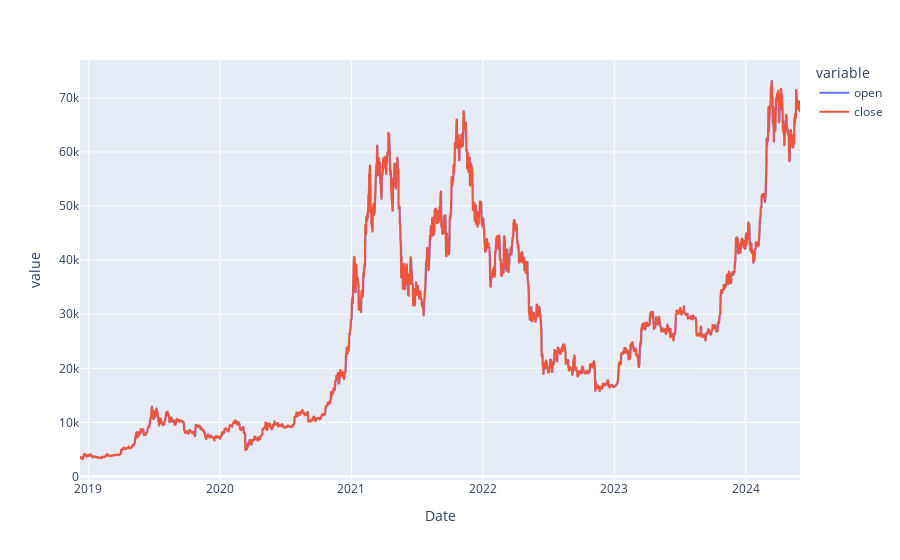

The notebook cell this image was saved under:
### Code cell
fig = px.line(df,x='Date', y=['open','close'])
fig.show()

### Figure 1 — Plotly figure (JSON) as saved in the notebook; plotly's stock layout.template omitted (floating-point values rounded to 4 significant figures; data arrays with more than 128 entries replaced by an {"elided": "..."} marker saying what was removed)
{"data": [{"hovertemplate": "variable=open<br>Date=%{x}<br>value=%{y}<extra></extra>", "legendgroup": "open", "line": {"color": "#636efa", "dash": "solid"}, "marker": {"symbol": "circle"}, "mode": "lines", "name": "open", "showlegend": true, "type": "scattergl", "x": {"elided": "2001 str values"}, "xaxis": "x", "y": {"elided": "2001 float values"}, "yaxis": "y"}, {"hovertemplate": "variable=close<br>Date=%{x}<br>value=%{y}<extra></extra>", "legendgroup": "close", "line": {"color": "#EF553B", "dash": "solid"}, "marker": {"symbol": "circle"}, "mode": "lines", "name": "close", "showlegend": true, "type": "scattergl", "x": {"elided": "2001 str values"}, "xaxis": "x", "y": {"elided": "2001 float values"}, "yaxis": "y"}], "layout": {"legend": {"title": {"text": "variable"}, "tracegroupgap": 0}, "margin": {"t": 60}, "xaxis": {"anchor": "y", "domain": [0, 1], "title": {"text": "Date"}}, "yaxis": {"anchor": "x", "domain": [0, 1], "title": {"text": "value"}}}}
